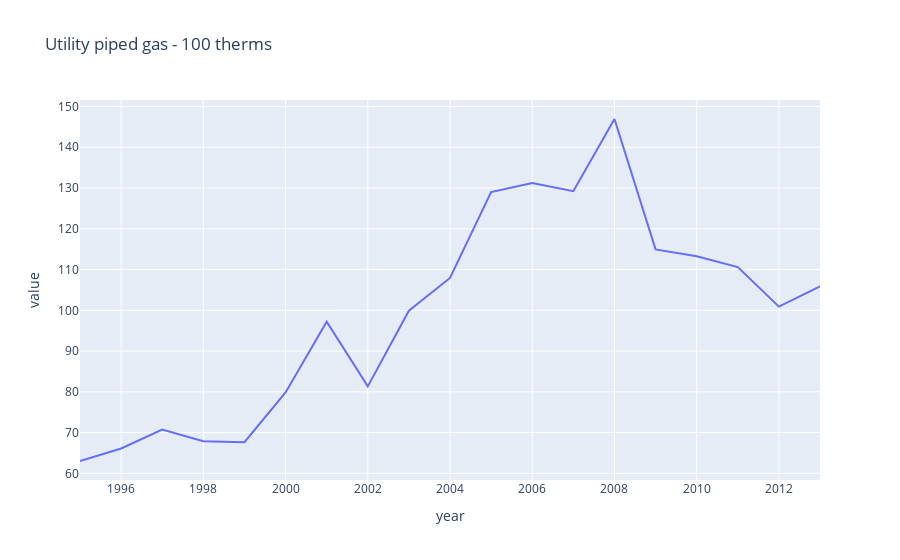
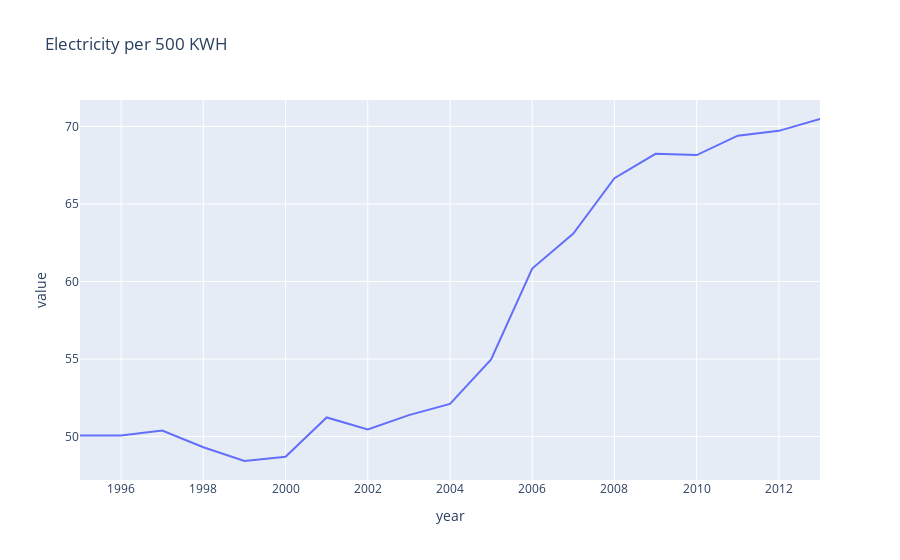
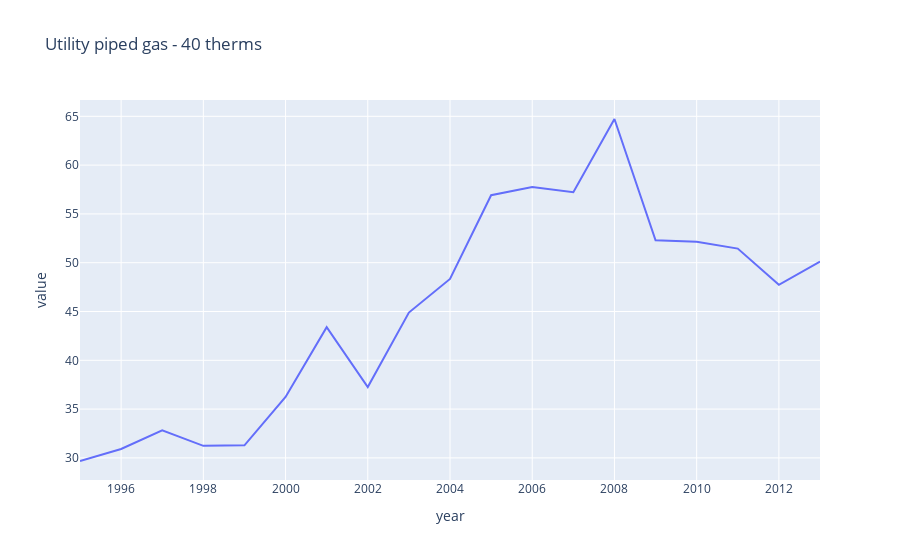
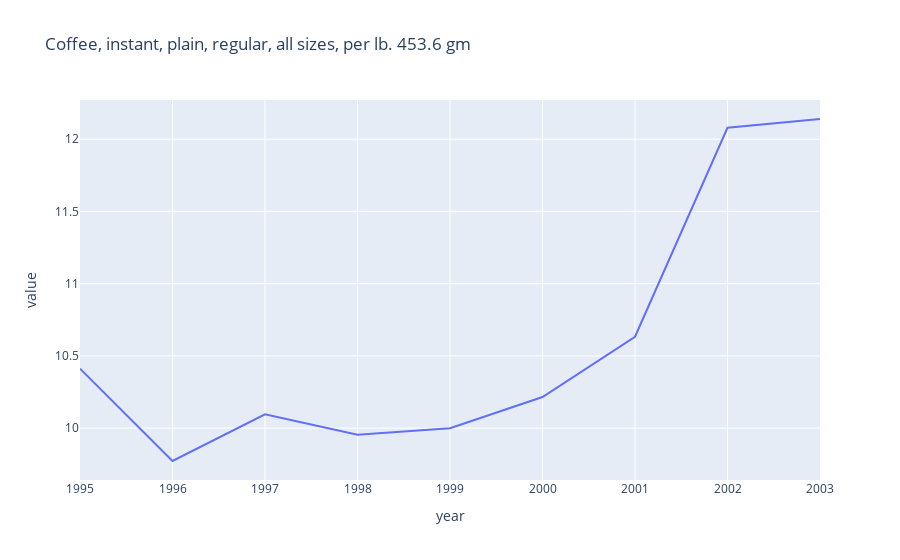

These figures' notebook cell, in order:
### Markdown cell above
<h1>
    EDA (Exploratory Data Analysis)
</h1>

<ol>
    <h2>Top 10 Expensive Items</h2>
    <li>I created a table of the top 10 most expensive items and their average costs</li>
    <li>Then, based on this list of items, I created plotly interactive graphs of their changes in price from 1995-2022</li>
    <h2>Top 10 Most Volatile Items</h2>
    <li>I found the top 10 most volatile items, and their STD's</li>
    <li>Then, based on this list, I used plotly to show their price change from 1995-2022</li>
    <h2>Top 10 Most Volatile Areas</h2>
    <li>I created a table of the top 10 most price changing areas</li>
    <li>Then, I created a bar chart to show their STD's in relation to one-another</li>
</ol>

### Code cell
# Looking at top 10 most expensive items

topTenExpensive = pd.DataFrame((complete_df.groupby(['item_name']).value.mean()).sort_values(ascending=False).reset_index().head(10))
byItem = pd.DataFrame((complete_df.groupby(['year', 'item_name']).value.mean()).reset_index())

print('Plotting the Top 10 most expensive items over 1995-2022')
print('')
print(topTenExpensive)

def top10Expensive():
    for name in topTenExpensive['item_name']:
        fig = px.line(byItem[byItem['item_name'] == name], x='year', y='value', title=name)
        fig.show()

top10Expensive()

### Figure 1 — Plotly figure (JSON) as saved in the notebook; plotly's stock layout.template omitted (floating-point values rounded to 4 significant figures)
{"data": [{"hovertemplate": "year=%{x}<br>value=%{y}<extra></extra>", "legendgroup": "", "line": {"color": "#636efa", "dash": "solid"}, "marker": {"symbol": "circle"}, "mode": "lines", "name": "", "orientation": "v", "showlegend": false, "type": "scatter", "x": [1995, 1996, 1997, 1998, 1999, 2000, 2001, 2002, 2003, 2004, 2005, 2006, 2007, 2008, 2009, 2010, 2011, 2012, 2013], "xaxis": "x", "y": [63.03, 66.11, 70.74, 67.9, 67.64, 79.85, 97.2, 81.34, 99.9, 107.9, 129.0, 131.2, 129.2, 146.9, 115.0, 113.2, 110.6, 100.9, 105.9], "yaxis": "y"}], "layout": {"autosize": true, "legend": {"tracegroupgap": 0}, "title": {"text": "Utility piped gas - 100 therms"}, "xaxis": {"anchor": "y", "autorange": true, "domain": [0, 1], "range": [1995, 2013], "title": {"text": "year"}, "type": "linear"}, "yaxis": {"anchor": "x", "autorange": true, "domain": [0, 1], "range": [58.37, 151.6], "title": {"text": "value"}, "type": "linear"}}}

### Figure 2 — Plotly figure (JSON) as saved in the notebook; plotly's stock layout.template omitted (floating-point values rounded to 4 significant figures)
{"data": [{"hovertemplate": "year=%{x}<br>value=%{y}<extra></extra>", "legendgroup": "", "line": {"color": "#636efa", "dash": "solid"}, "marker": {"symbol": "circle"}, "mode": "lines", "name": "", "orientation": "v", "showlegend": false, "type": "scatter", "x": [1995, 1996, 1997, 1998, 1999, 2000, 2001, 2002, 2003, 2004, 2005, 2006, 2007, 2008, 2009, 2010, 2011, 2012, 2013], "xaxis": "x", "y": [50.06, 50.07, 50.38, 49.3, 48.42, 48.69, 51.23, 50.46, 51.38, 52.1, 54.97, 60.84, 63.09, 66.67, 68.23, 68.15, 69.41, 69.72, 70.48], "yaxis": "y"}], "layout": {"autosize": true, "legend": {"tracegroupgap": 0}, "title": {"text": "Electricity per 500 KWH"}, "xaxis": {"anchor": "y", "autorange": true, "domain": [0, 1], "range": [1995, 2013], "title": {"text": "year"}, "type": "linear"}, "yaxis": {"anchor": "x", "autorange": true, "domain": [0, 1], "range": [47.19, 71.71], "title": {"text": "value"}, "type": "linear"}}}

### Figure 3 — Plotly figure (JSON) as saved in the notebook; plotly's stock layout.template omitted (floating-point values rounded to 4 significant figures)
{"data": [{"hovertemplate": "year=%{x}<br>value=%{y}<extra></extra>", "legendgroup": "", "line": {"color": "#636efa", "dash": "solid"}, "marker": {"symbol": "circle"}, "mode": "lines", "name": "", "orientation": "v", "showlegend": false, "type": "scatter", "x": [1995, 1996, 1997, 1998, 1999, 2000, 2001, 2002, 2003, 2004, 2005, 2006, 2007, 2008, 2009, 2010, 2011, 2012, 2013], "xaxis": "x", "y": [29.68, 30.91, 32.84, 31.23, 31.29, 36.25, 43.39, 37.26, 44.89, 48.34, 56.91, 57.75, 57.22, 64.73, 52.29, 52.16, 51.44, 47.73, 50.11], "yaxis": "y"}], "layout": {"autosize": true, "legend": {"tracegroupgap": 0}, "title": {"text": "Utility piped gas - 40 therms"}, "xaxis": {"anchor": "y", "autorange": true, "domain": [0, 1], "range": [1995, 2013], "title": {"text": "year"}, "type": "linear"}, "yaxis": {"anchor": "x", "autorange": true, "domain": [0, 1], "range": [27.73, 66.67], "title": {"text": "value"}, "type": "linear"}}}

### Figure 4 — Plotly figure (JSON) as saved in the notebook; plotly's stock layout.template omitted (floating-point values rounded to 4 significant figures)
{"data": [{"hovertemplate": "year=%{x}<br>value=%{y}<extra></extra>", "legendgroup": "", "line": {"color": "#636efa", "dash": "solid"}, "marker": {"symbol": "circle"}, "mode": "lines", "name": "", "orientation": "v", "showlegend": false, "type": "scatter", "x": [1995, 1996, 1997, 1998, 1999, 2000, 2001, 2002, 2003], "xaxis": "x", "y": [10.41, 9.773, 10.1, 9.954, 9.999, 10.22, 10.63, 12.08, 12.14], "yaxis": "y"}], "layout": {"autosize": true, "legend": {"tracegroupgap": 0}, "title": {"text": "Coffee, instant, plain, regular, all sizes, per lb. 453.6 gm"}, "xaxis": {"anchor": "y", "autorange": true, "domain": [0, 1], "range": [1995, 2003], "title": {"text": "year"}, "type": "linear"}, "yaxis": {"anchor": "x", "autorange": true, "domain": [0, 1], "range": [9.641, 12.27], "title": {"text": "value"}, "type": "linear"}}}
